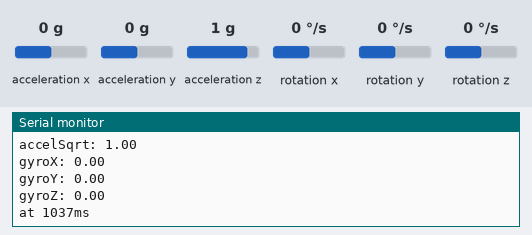
Bench run of a sketch on a simulated ESP32. On the bench: the last lines printed to the serial monitor. Inputs (shaded band) come from the test bench; at power-on: acceleration x 0 g, acceleration y 0 g, acceleration z 1 g, rotation x 0 °/s, rotation y 0 °/s, rotation z 0 °/s.

Above: at 1.2 s.
1.3 s: acceleration x set to -1.4 g
At 2.6 s:
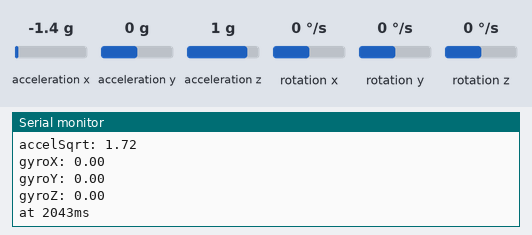
2.8 s: acceleration y set to -1.4 g
At 3.9 s:
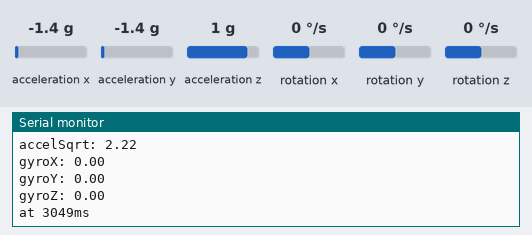
4.3 s: acceleration z set to -1.4 g
At 5.6 s:
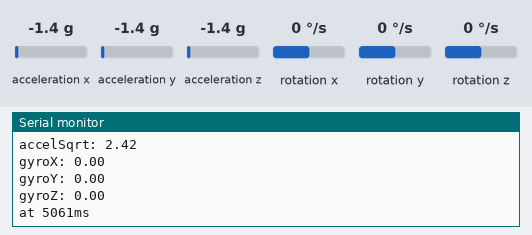
5.8 s: rotation x set to -192 °/s
At 6.9 s:
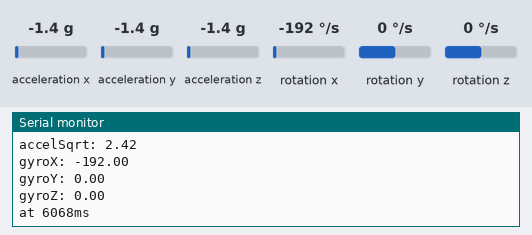
7.3 s: rotation y set to -192 °/s
At 8.9 s:
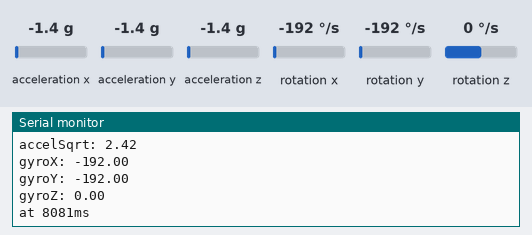
Timing chart, 0 to 9.8 s (numbered marks = the images above; inputs shaded):
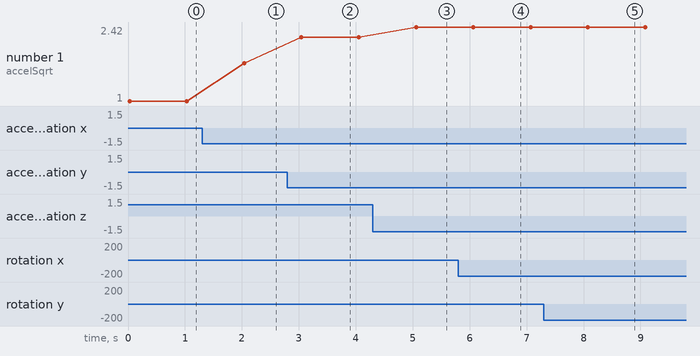

Measured:
- after the input at 1.3 s, the serial monitor: prints a new line after 0.74 s (image 1)
- after the input at 2.8 s, the serial monitor: prints a new line after 0.25 s (image 2)
- after the input at 4.3 s, the serial monitor: prints a new line after 0.76 s (image 3)
- after the input at 5.8 s, the serial monitor: prints a new line after 0.27 s (image 4)
- after the input at 7.3 s, the serial monitor: prints a new line after 0.78 s (image 5)
- plotted number 1: 1 → 1.72 after the input at 1.3 s, 1.72 → 2.22 after the input at 2.8 s, 2.22 → 2.42 after the input at 4.3 s

The sketch:

Lolin32_asukiaaa.ino
```cpp
#include <MPU9250_asukiaaa.h>

#ifndef _ESP32_HAL_I2C_H_
#define _ESP32_HAL_I2C_H_
#endif

#ifdef _ESP32_HAL_I2C_H_
#define SDA_PIN 19
#define SCL_PIN 22
#endif


MPU9250_asukiaaa mySensor;
float aX, aY, aZ, aSqrt, gX, gY, gZ, mDirection, mX, mY, mZ;

void setup() {
  Serial.begin(115200);
  while(!Serial);
  Serial.println("started");
  scanWire();

#ifdef _ESP32_HAL_I2C_H_ // For ESP32
  Wire.begin(SDA_PIN, SCL_PIN);
  scanWire();
  mySensor.setWire(&Wire);
#endif

  mySensor.beginAccel();
  mySensor.beginGyro();
  // mySensor.beginMag();

  // You can set your own offset for mag values
  // mySensor.magXOffset = -50;
  // mySensor.magYOffset = -55;
  // mySensor.magZOffset = -10;
}

void loop() {
  uint8_t sensorId;
  int result;

  result = mySensor.readId(&sensorId);
  if (result == 0) {
    Serial.println("sensorId: " + String(sensorId));
  } else {
    Serial.println("Cannot read sensorId " + String(result));
  }

  result = mySensor.accelUpdate();
  if (result == 0) {
    aX = mySensor.accelX();
    aY = mySensor.accelY();
    aZ = mySensor.accelZ();
    aSqrt = mySensor.accelSqrt();
    Serial.println("accelX: " + String(aX));
    Serial.println("accelY: " + String(aY));
    Serial.println("accelZ: " + String(aZ));
    Serial.println("accelSqrt: " + String(aSqrt));
  } else {
    Serial.println("Cannod read accel values " + String(result));
  }

  result = mySensor.gyroUpdate();
  if (result == 0) {
    gX = mySensor.gyroX();
    gY = mySensor.gyroY();
    gZ = mySensor.gyroZ();
    Serial.println("gyroX: " + String(gX));
    Serial.println("gyroY: " + String(gY));
    Serial.println("gyroZ: " + String(gZ));
  } else {
    Serial.println("Cannot read gyro values " + String(result));
  }
  /* The magnetometer is a bit more tricky. If you call magUpdate and it returns an error, you should call beginMag again and then magUpdate again. If this does not work, you should check your wiring and the I2C address of your magnetometer.
  result = mySensor.magUpdate();
  if (result != 0) {
    Serial.println("cannot read mag so call begin again");
    mySensor.beginMag();
    result = mySensor.magUpdate();
  }
  if (result == 0) {
    mX = mySensor.magX();
    mY = mySensor.magY();
    mZ = mySensor.magZ();
    mDirection = mySensor.magHorizDirection();
    Serial.println("magX: " + String(mX));
    Serial.println("maxY: " + String(mY));
    Serial.println("magZ: " + String(mZ));
    Serial.println("horizontal direction: " + String(mDirection));
  } else {
    Serial.println("Cannot read mag values " + String(result));
  }
  */

  Serial.println("at " + String(millis()) + "ms");
  Serial.println(""); // Add an empty line
  delay(1000);
}

void scanWire ()
{
  byte error, address;
  int nDevices;
  Serial.println("Scanning...");
  nDevices = 0;
  for(address = 1; address < 127; address++ )
  {
	// The i2c_scanner uses the return value of
	// the Write.endTransmisstion to see if
	// a device did acknowledge to the address.
	Wire.beginTransmission(address);
	error = Wire.endTransmission();
	if (error == 0)
	{
	  Serial.print("I2C device found at address 0x");
	  if (address<16)
		Serial.print("0");
	  Serial.print(address,HEX);
	  Serial.println("  !");
	  nDevices++;
	}
	else if (error==4)
	{
	  Serial.print("Unknown error at address 0x");
	  if (address<16)
		Serial.print("0");
	  Serial.println(address,HEX);
	}
  }
  if (nDevices == 0)
	Serial.println("No I2C devices found\n");
  else
	Serial.println("done\n");
}
```
